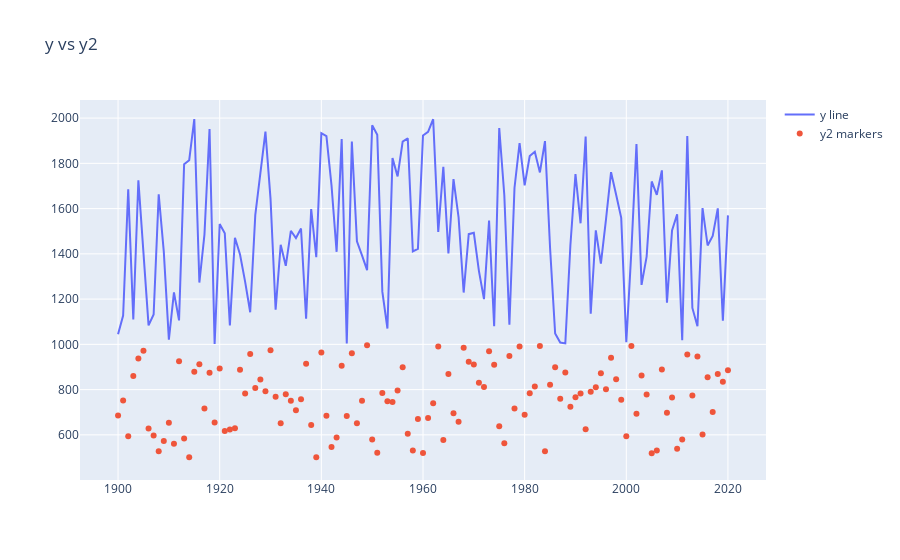

Source (notebook cell):
### Code cell
fig = go.Figure()
# Wykres liniowy
fig.add_trace(go.Scatter(x=x,y=y,name='y line'))

# Wykres punktowy
fig.add_trace(go.Scatter(x=x,y=y2,name='y2 markers',mode='markers'))
fig.update_layout(title='y vs y2')
iplot(fig)
